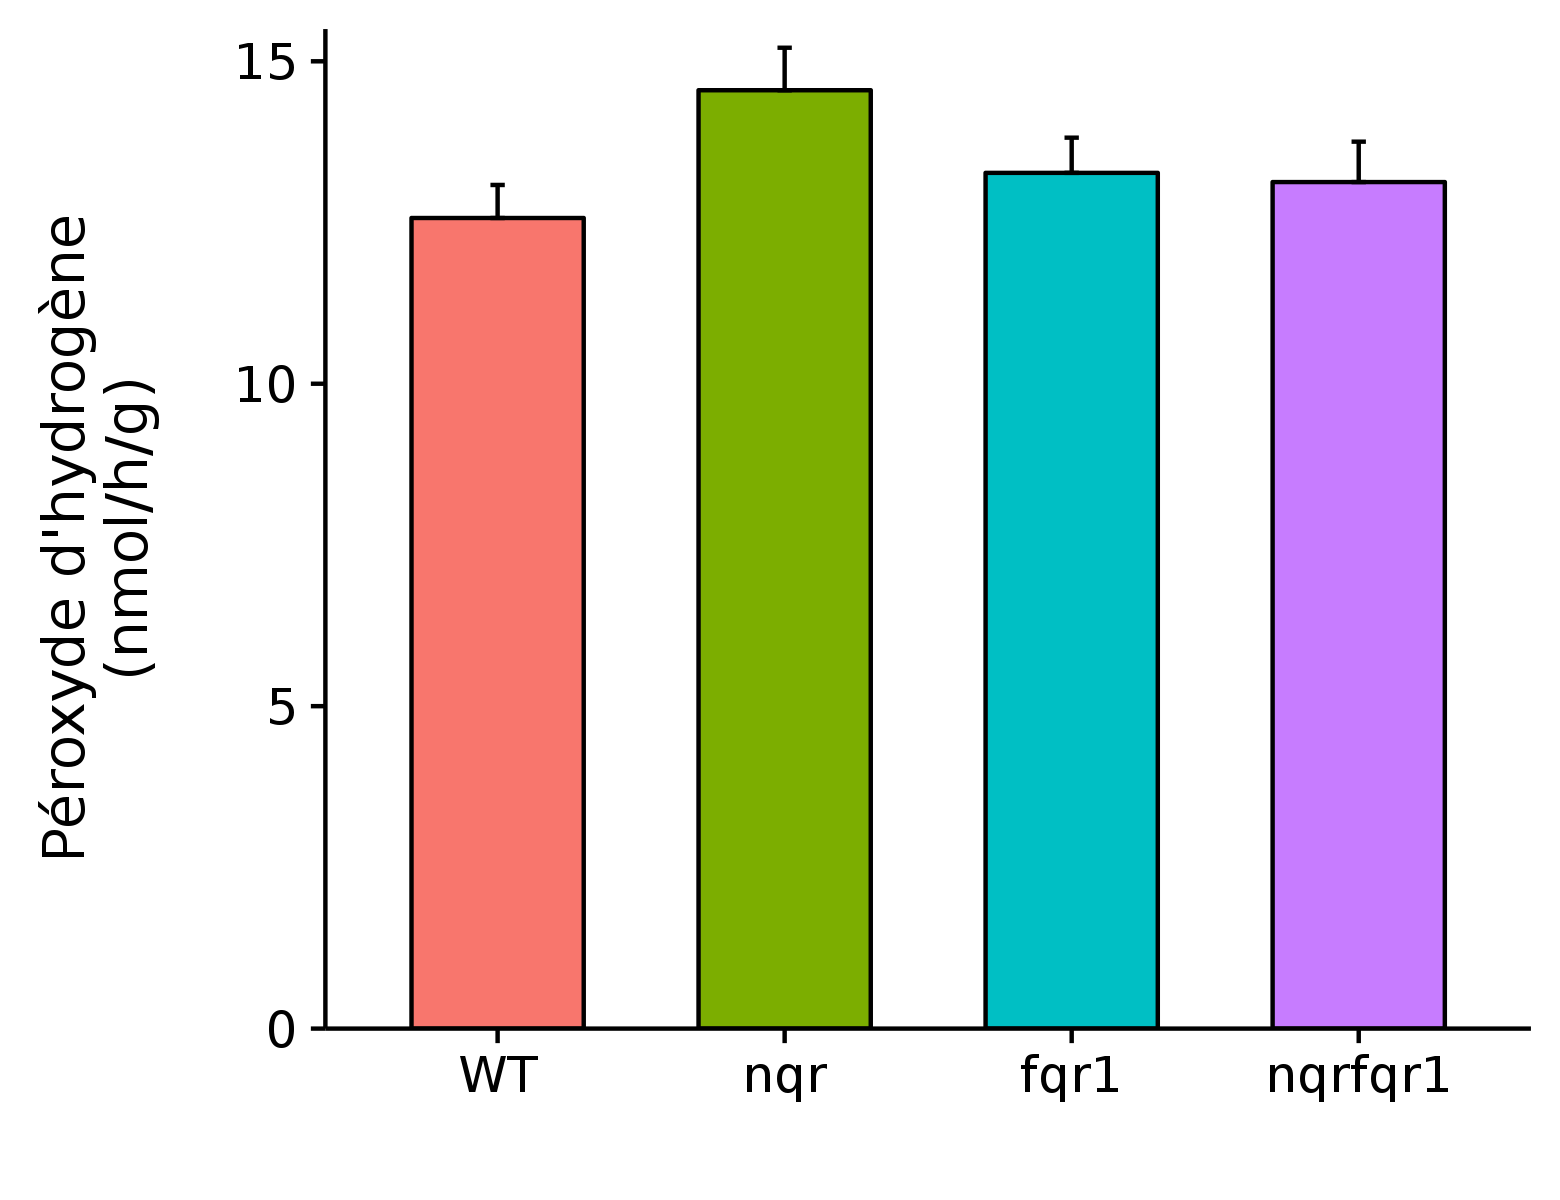

R code for this plot:
remove(list = ls())
graphics.off()

library(ggplot2)
library(cowplot)

data <- read.csv("H2O2_Col.csv", header = TRUE)

#############
###CALCULS###
#############

mean <- aggregate(data$conc, list(data$genotype), mean)

StandErr <- function(x) {
  return(sd(x)/sqrt(length(x)))
}
se <- aggregate(data$conc, list(data$genotype), StandErr)

result <- cbind(mean, se[,2])
colnames(result) <- c("genotype", "moyenne", "se")
result$genotype <- factor(result$genotype, levels = c("WT", "nqr", "fqr1","nqrfqr1"))

#############
###BARPLOT###
#############

g <- ggplot(result, 
            aes(genotype, 
                moyenne, 
                fill = genotype)) +
  geom_bar(stat = "identity", 
           colour = "black", 
           width = 0.6) +
  xlab("") +
  scale_y_continuous(name = "Péroxyde d'hydrogène \n(nmol/h/g)\n", 
                     expand = c(0,0),
                     limits = c(0,15.5)) +
  theme(legend.position = "none") +
  geom_errorbar(ymin = result$moyenne, 
                ymax = result$moyenne + result$se, 
                width = 0.05)
save_plot("H2O2_Col.png", g, base_aspect_ratio = 1.3)

###########
###STATS###
###########

shapirotest <- aggregate(data$conc, 
                         list(data$genotype), 
                         function(x) shapiro.test(x)$p.value)
# tout normal!! yeah!!

df <- data.frame(reference = character(0),
                 genotype = character(0),
                 bartlettResult = integer(0),
                 bartlett.pass = logical(0),
                 studentResult = integer(0),
                 student.pass = logical(0))

for (params in list(c("WT", "nqr"),
                     c("WT", "fqr1"),
                     c("WT", "nqrfqr1"))) {
  
  reference <- params[1]
  genotype <- params[2]
  
  bartlettResult <- bartlett.test(list(data$conc[data$genotype == reference], 
                                  data$conc[data$genotype == genotype]))
  
  studentResult <- t.test(data$conc[data$genotype == reference], 
                          data$conc[data$genotype == genotype])
  
  df <- rbind(df, data.frame(reference = reference,
                             genotype = genotype,
                             bartlettResult = bartlettResult$p.value,
                             bartlett.pass = (bartlettResult$p.value < 0.05),
                             studentResult = studentResult$p.value,
                             student.pass = (studentResult$p.value > 0.05)))
}
